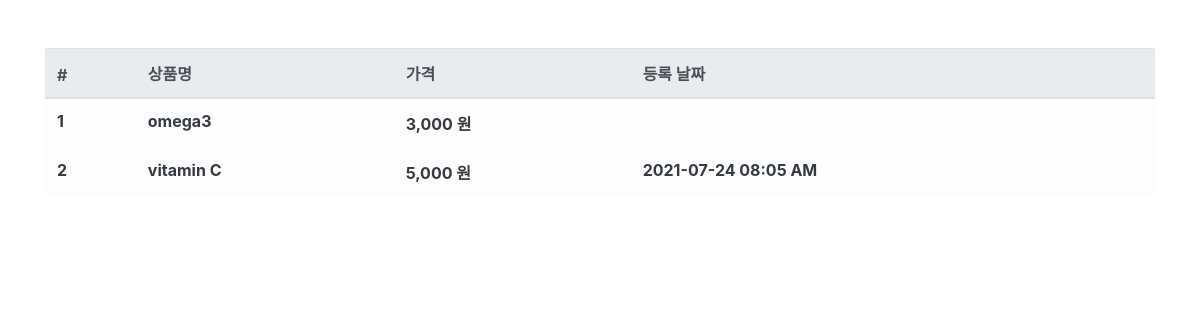
/product/, run on an earlier commit of the app's database.
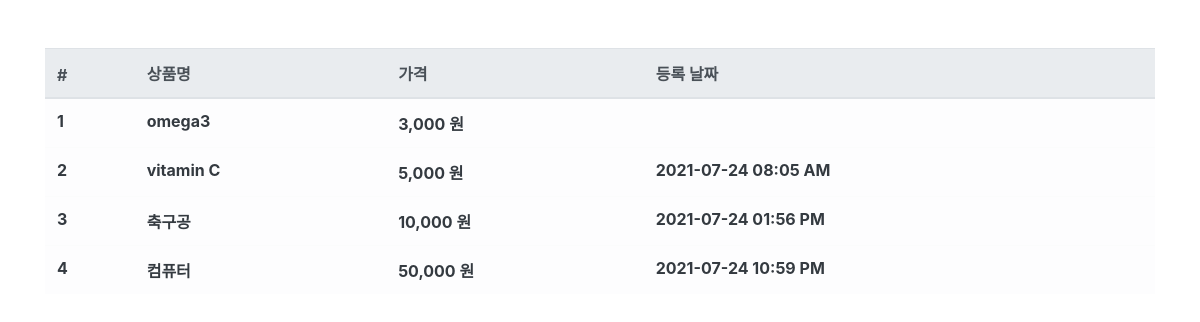
And on a later commit of the database.
### product/models.py (models this page shows, shortened)
class Product(models.Model):
    name = models.CharField(max_length=256, verbose_name='상품명')
    price = models.IntegerField(verbose_name='상품가격')
    description = models.TextField(verbose_name='상품설명')
    stock = models.IntegerField(verbose_name='재고')
    register_date = models.DateTimeField(auto_now_add=True, verbose_name='등록날짜')
    class Meta:
        db_table = 'data_product'
        verbose_name = '상품'
        verbose_name_plural = '상품'

### product/views.py (the view)
# urls.py: path('product/', ProductList.as_view()),
class ProductList(ListView):
    model = Product
    template_name = 'product.html'

### product/templates/product.html
{% extends "base.html" %}
{% load humanize %}
{% block contents %}
<div class="row mt-5">
    <div class="col-12">
        <table class="table table-light">
            <thead class="thead-light">
                <tr>
                    <th scope="col">#</th>
                    <th scope="col">상품명</th>
                    <th scope="col">가격</th>
                    <th scope="col">등록 날짜</th>
                </tr>
            </thead>
            <tbody class="text-dark">
                {% for product in product_list %}
                <tr>
                    <th scope="row">{{ product.id }}</th>
                    <th>{{ product.name }}</th>
                    <th>{{ product.price|intcomma }} 원</th>
                    <th>{{ product.register_date|date:'Y-m-d h:i A' }}</th>
                </tr>
                {% endfor %}
            </tbody>
        </table>
    </div>
</div>
{% endblock %}

### user/templates/base.html (shortened to what this page needs)
<html>
    <head>
        <link rel="stylesheet" href="https://cdn.jsdelivr.net/npm/bootstrap@4.6.0/dist/css/bootstrap.min.css">
    </head>
    <body>
        <div class="container">
            {% block contents %}
            {% endblock %}
        </div>
    </body>
</html>

What changed in the data, as far as the page shows it:
added Product: id "3", name "축구공", price "10,000", register_date "2021-07-24 01:56 PM"
added Product: id "4", name "컴퓨터", price "50,000", register_date "2021-07-24 10:59 PM"
